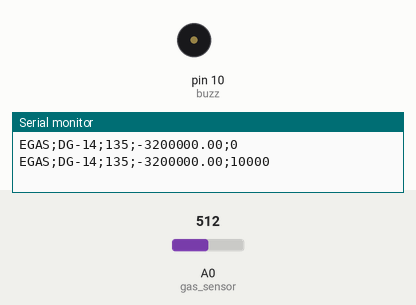
The sketch below on a simulated Arduino Uno, built with avr-gcc and run on an emulated ATmega328P. Parts: buzzer (waves = sounding, pin HIGH), the last lines printed to the serial monitor. The test bench sets the inputs (shaded band); at power-on: A0 (gas_sensor) = 512.

Above: at 10.8 s.
10.9 s: A0 (gas_sensor) set to 691
21.2 s: A0 (gas_sensor) set to 725
At 24.2 s:
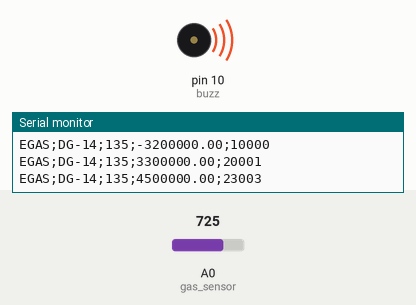
31.2 s: A0 (gas_sensor) set to 687
41.2 s: A0 (gas_sensor) set to 658
At 44.3 s:
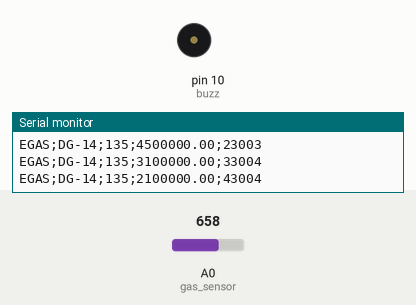
51.2 s: A0 (gas_sensor) set to 716
At 54.3 s:
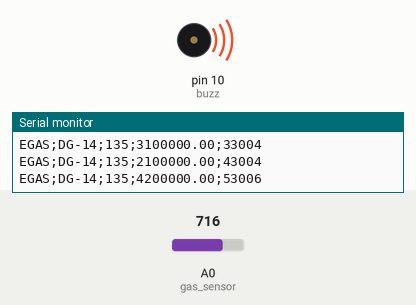
Timing chart, 0 to 55.8 s (numbered marks = the images above; inputs shaded):
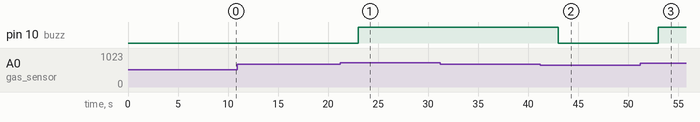

The sketch:

DG-14.ino
```cpp
int gas_sensor = A0;
int buzz = 10;

const int variacao_maxima = 30;
float sensor_value_fx = 0;

const char* idGasA0 = "135";
const char* nameGasA0 = "DG-14";
int minimo = 0;
int maximo = 50;

void setup() {

    Serial.begin(9600); //Baud rate
    pinMode(gas_sensor, INPUT); //Set gas sensor as input
    pinMode(buzz, OUTPUT);
}

void loop() {

    float sensorValue = analogRead(gas_sensor);

    float LEL = map(sensorValue, 600, 736, minimo, maximo);

    if (LEL >= 40){
      digitalWrite(buzz, HIGH);
    }
    if (LEL <= 25){
       digitalWrite(buzz, LOW);
   }

    Serial.println(
      String("EGAS") + ";" +
      String(nameGasA0) + ";" +
      String(idGasA0) + ";" +
      String(LEL * 100000) + ";" +
      String(millis())
    );


    int variacao = abs(((sensorValue - sensor_value_fx) / sensor_value_fx) * 100);

    //Definir minimo de variação para envio imediato, ou espera
    if (variacao > variacao_maxima)
    {
      delay(3000); // mudar para 3000
    }
    else {
      delay(10000); // mudar para 10000
    }

    sensor_value_fx = sensorValue;
}
```

Measured:
- the behaviour switches between 708 and 709 on A0 (gas_sensor) (found by bisection; images 0 and 1)
- the behaviour switches between 671 and 670 on A0 (gas_sensor) (found by bisection; images 1 and 2)
- after the input at 21.2 s, pin 10 (buzz): LOW → HIGH after 1.8 s
- after the input at 41.2 s, pin 10 (buzz): HIGH → LOW after 1.8 s
- after the input at 51.2 s, pin 10 (buzz): LOW → HIGH after 1.8 s
